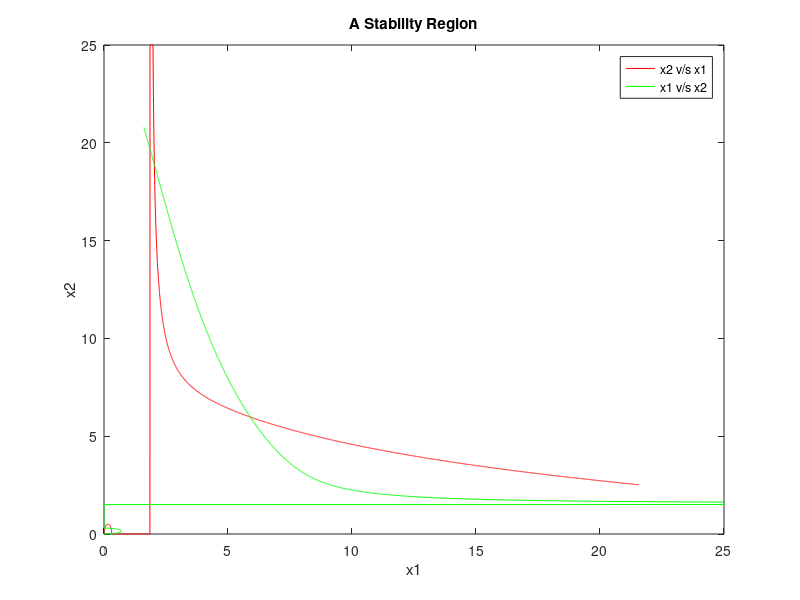

The MATLAB source for this figure:
E=1;
V01=1;
V02=1;
Za=0.1;
Zb=0.2;
Zc=0.3;
Y1=(Za+Zc)/(Za*Zc);
Y2=(Zb+Zc)/(Zb*Zc);
H=(Za+Zb+Zc)/(Za*Zb*Zc);
Z1=max(4*Y2/H,4*Y1*Za^2)+10
Z2=max(4*Y1/H,4*Y2*Zb^2)+10
% sysm n1;
% sysm n2;
x1=0:0.01:70;
x2=0:0.01:70;
x1=x1./sqrt(Z1);
x2=x2./sqrt(Z2);
%l=-Y2*V01.*(x1.^2)+H*E*sqrt(Z1).*x1-H*V01;
%k=(V01.*(x1.^2)-E*sqrt(Z1)./(Za.*x1)+Y1*V01);
n2=sqrt((-Y2*V01.*(x1.^2)+H*E*sqrt(Z1).*x1-H*V01)./(V01.*(x1.^2)-E*sqrt(Z1)./(Za.*x1)+Y1*V01));
n1=sqrt((-Y1*V02.*(x2.^2)+H*E*sqrt(Z2).*x2-H*V02)./(V02.*(x2.^2)-E*sqrt(Z2)./(Zb.*x2)+Y2*V02));

figure(1),
plot(x1,min(n2,25),'r',min(n1,25),x2,'g');
title("A Stability Region")
axis([0 25 0 25])
legend("x2 v/s x1","x1 v/s x2")
xlabel("x1");
ylabel("x2");

